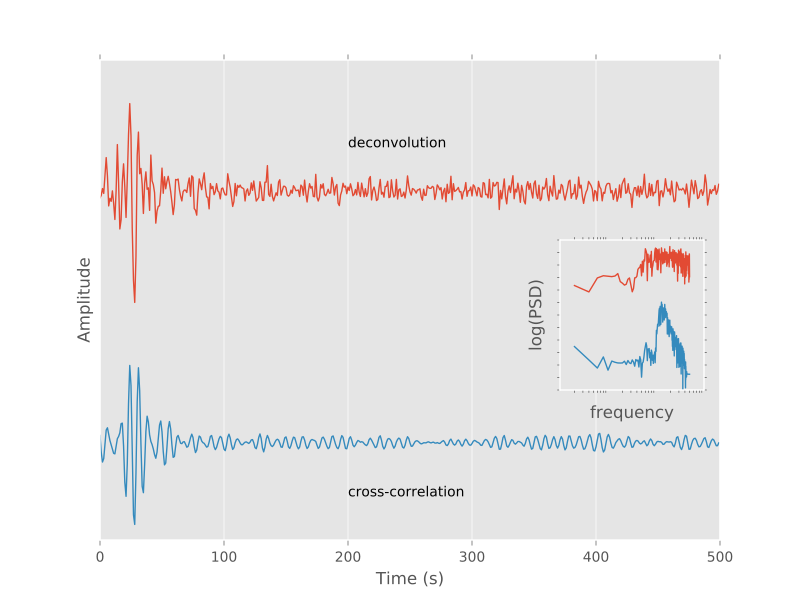

This figure's Python source:
import matplotlib.pyplot as plt
import numpy as np
import scipy.fftpack

from mtspec import mt_deconvolve, mtspec
from mtspec.util import _load_mtdata

plt.style.use("ggplot")

# Load and demean data.
pasc = _load_mtdata('PASC.dat.gz')
ado = _load_mtdata('ADO.dat.gz')
pasc -= pasc.mean()
ado -= ado.mean()

r = mt_deconvolve(pasc, ado, delta=1.0,
                  time_bandwidth=4.0,
                  number_of_tapers=7,
                  nfft=len(pasc), demean=True,
                  weights="adaptive")

deconvolved = r["deconvolved"]

Pdeconv = deconvolved[-500:][::-1]
Pdeconv /= Pdeconv.max()

nfft = 2 * len(pasc)
pasc = scipy.fftpack.fft(pasc, n=nfft)
ado = scipy.fftpack.fft(ado, n=nfft)
cc = pasc * ado.conj()

cc = scipy.fftpack.ifft(cc).real
Pcc = cc[-500:][::-1]
Pcc /= Pcc.max()


Dspec, Dfreq = mtspec(Pdeconv, delta=1.0,
                      time_bandwidth=1.5,
                      number_of_tapers=1)
Cspec, Cfreq = mtspec(Pcc, delta=1.0,
                      time_bandwidth=1.5,
                      number_of_tapers=1)

# Plotting
plt.plot(np.arange(0, 500), Pdeconv + 3)
plt.annotate("deconvolution", (200, 3.5))
plt.plot(np.arange(0, 500), Pcc)
plt.annotate("cross-correlation", (200, -0.5))

plt.ylim(-1, 4.5)
plt.yticks([], [])
plt.xlabel("Time (s)")
plt.ylabel("Amplitude")

inset = plt.axes([0.7, 0.35, 0.18, 0.25])
plt.loglog(Dfreq, Dspec*1e5)
plt.loglog(Cfreq, Cspec)
plt.ylabel("log(PSD)")
plt.xlabel("frequency")
plt.yticks([], [])
plt.setp(inset, xticks=[])

plt.show()
